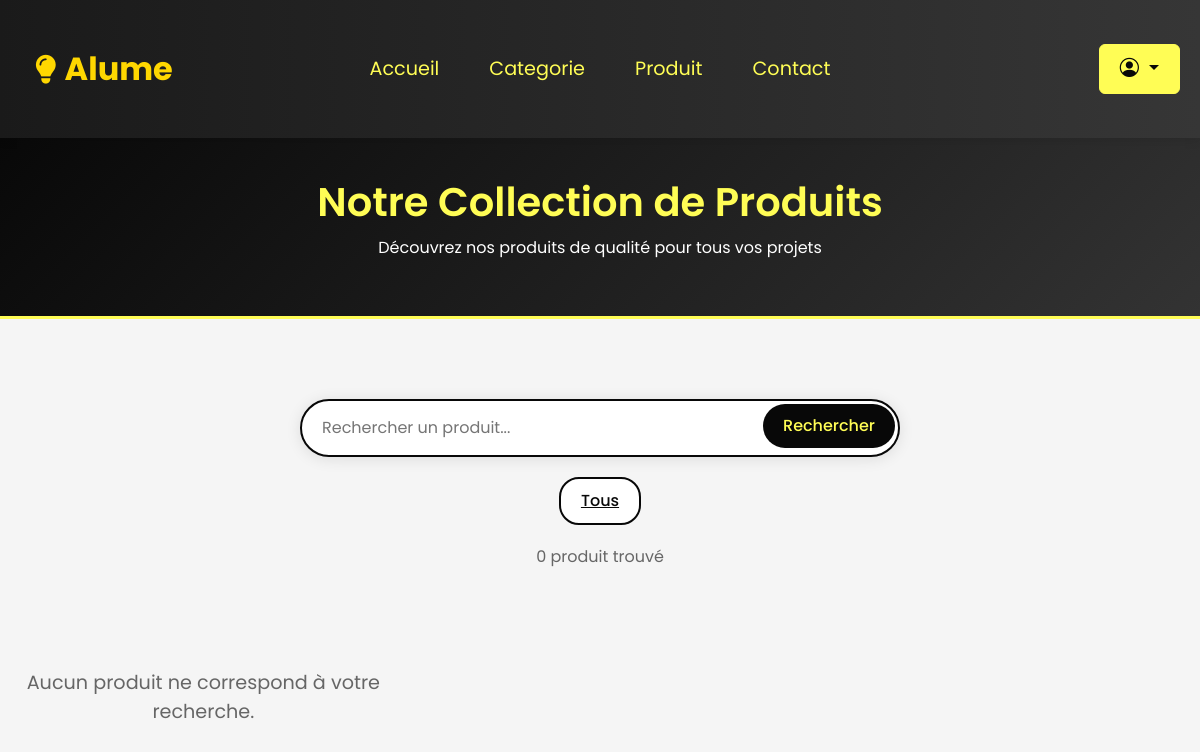
Page /index.php?page=produit&categorie=Éclairage on the earlier database version.
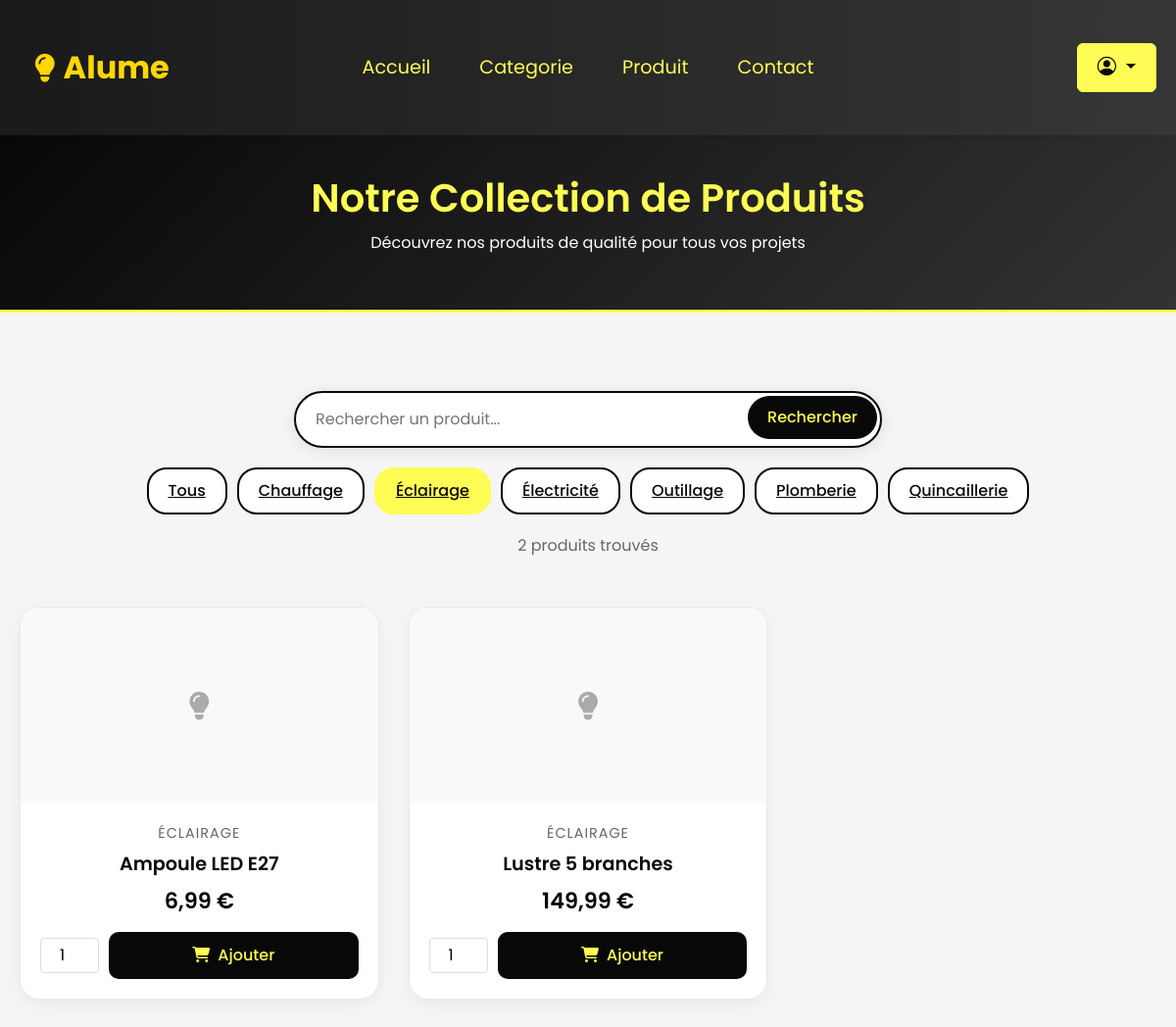
Same page on the later database version.
### tables this page shows
create table produit(
	idproduit int(6) not null AUTO_INCREMENT,
	nomproduit varchar(50),
	prix_unit decimal(8,2),
	categorie varchar(50),
	image varchar(255) DEFAULT 'default_product.jpg',
	description text,
	constraint pk_produit primary key (idproduit)
);

### modele/modele.class.php (called while the page is built, shortened)
<?php
class Modele {
	private $unPdo ;
	public function __construct(){
		$serveur = "localhost";
		$bdd = "ALUME";
		$user = "root";
		$mdp = "";
		try{
		$this->unPdo = new PDO("mysql:host=".$serveur.";dbname=".$bdd,$user, $mdp);
		}
		catch(PDOException $exp){
			echo "Erreur de connexion à la BDD";
		}
	}
	public function selectProduitsByCategorie($categorie){
		$requete = "select * from produit where categorie = :categorie order by nomproduit;";
		$donnees = array(':categorie' => $categorie);
		$exec = $this->unPdo->prepare($requete);
		$exec->execute($donnees);
		return $exec->fetchAll();
	}
	public function selectDistinctCategories(){
		$requete = "select distinct categorie from produit order by categorie;";
		$exec = $this->unPdo->prepare($requete);
		$exec->execute();
		return $exec->fetchAll();
	}
}
?>

### controleur/controleur.class.php (called while the page is built, shortened)
<?php
	require_once ("modele/modele.class.php");
	class Controleur {
		private $unModele ;
		public function   __construct(){
			$this->unModele = new Modele ();
		}
		public function selectProduitsByCategorie($categorie){
			return $this->unModele->selectProduitsByCategorie($categorie);
		}
		public function selectDistinctCategories(){
			return $this->unModele->selectDistinctCategories();
		}
	}
?>

### vue/partie_utilisateur/produits.php (the view, shortened to what the changed rows need)
<?php
require_once("modele/modele.class.php");
require_once("controleur/controleur.class.php");
$unControleur = new Controleur();
$categories = $unControleur->selectDistinctCategories();
if (isset($_GET['categorie']) && !empty($_GET['categorie'])) {
    $produits = $unControleur->selectProduitsByCategorie($_GET['categorie']);
    $categorieActuelle = $_GET['categorie'];
} elseif (isset($_GET['search']) && !empty($_GET['search'])) {
    $produits = $unControleur->searchProduits($_GET['search']);
    $searchTerm = $_GET['search'];
} else {
    $produits = $unControleur->selectAllProduitsFrontend();
}
?>
<!DOCTYPE html>
<html lang="fr">
<head>
    <link href="https://cdn.jsdelivr.net/npm/bootstrap@5.3.0/dist/css/bootstrap.min.css" rel="stylesheet">
    <link rel="stylesheet" href="https://cdnjs.cloudflare.com/ajax/libs/font-awesome/6.0.0/css/all.min.css">
</head>
<body>
    <div class="header">
        <h1>Notre Collection de Produits</h1>
        <p>Découvrez nos produits de qualité pour tous vos projets</p>
    </div>
    <div class="container">
        <form action="index.php" method="GET" class="search-form">
            <div class="search-bar">
                <input type="text" name="search" class="search-input" placeholder="Rechercher un produit..."
                       value="<?php echo isset($searchTerm) ? htmlspecialchars($searchTerm) : ''; ?>">
                <button type="submit" class="search-button">Rechercher</button>
            </div>
        </form>
        <div class="filters">
            <a href="index.php?page=produit" class="filter-btn <?php echo !isset($categorieActuelle) ? 'active' : ''; ?>">
                Tous
            </a>
            <?php foreach($categories as $categorie): ?>
                <a href="index.php?page=produit&categorie=<?php echo urlencode($categorie['categorie']); ?>"
                   class="filter-btn <?php echo (isset($categorieActuelle) && $categorieActuelle == $categorie['categorie']) ? 'active' : ''; ?>">
                    <?php echo htmlspecialchars($categorie['categorie']); ?>
                </a>
            <?php endforeach; ?>
        </div>
        <div class="products-count">
            <?php
            $count = count($produits);
            echo $count . " produit" . ($count > 1 ? "s" : "") . " trouvé" . ($count > 1 ? "s" : "");
            ?>
        </div>
        <div class="products-grid">
            <?php if(count($produits) > 0): ?>
                <?php foreach($produits as $produit): ?>
                    <div class="product-card">
                        <div class="product-image">
                            <i class="fas fa-lightbulb"></i>
                        </div>
                        <div class="product-info">
                            <div class="product-category"><?php echo htmlspecialchars($produit['categorie']); ?></div>
                            <h3 class="product-title"><?php echo htmlspecialchars($produit['nomproduit']); ?></h3>
                            <div class="product-price"><?php echo number_format($produit['prix_unit'], 2, ',', ' '); ?> €</div>
                            <form method="post" action="index.php?page=produit<?php echo isset($categorieActuelle) ? '&categorie=' . urlencode($categorieActuelle) : ''; ?>" class="product-card-form">
                                <div class="product-actions">
                                    <input type="number" name="quantite" value="1" min="1" max="99" class="product-quantity">
                                    <button type="submit" name="add_to_cart" class="add-to-cart">
                                        <i class="fas fa-shopping-cart me-2"></i>Ajouter
                                    </button>
                                </div>
                            </form>
                        </div>
                    </div>
                <?php endforeach; ?>
            <?php else: ?>
                <div class="no-products">
                    <p>Aucun produit ne correspond à votre recherche.</p>
                </div>
            <?php endif; ?>
        </div>
    </div>
</body>
</html>

Differences in the rows shown:
added produit: categorie "ÉCLAIRAGE", nomproduit "Ampoule LED E27", prix_unit "6,99"
added produit: categorie "ÉCLAIRAGE", nomproduit "Lustre 5 branches", prix_unit "149,99"
Other differences:
$count: "0" → "2"
new list line: "Chauffage"
new list line: "Éclairage"
new list line: "Électricité"
new list line: "Outillage"
new list line: "Plomberie"
new list line: "Quincaillerie"
text no longer shown: "Aucun produit ne correspond à votre recherche."
text now shown: "s s"
